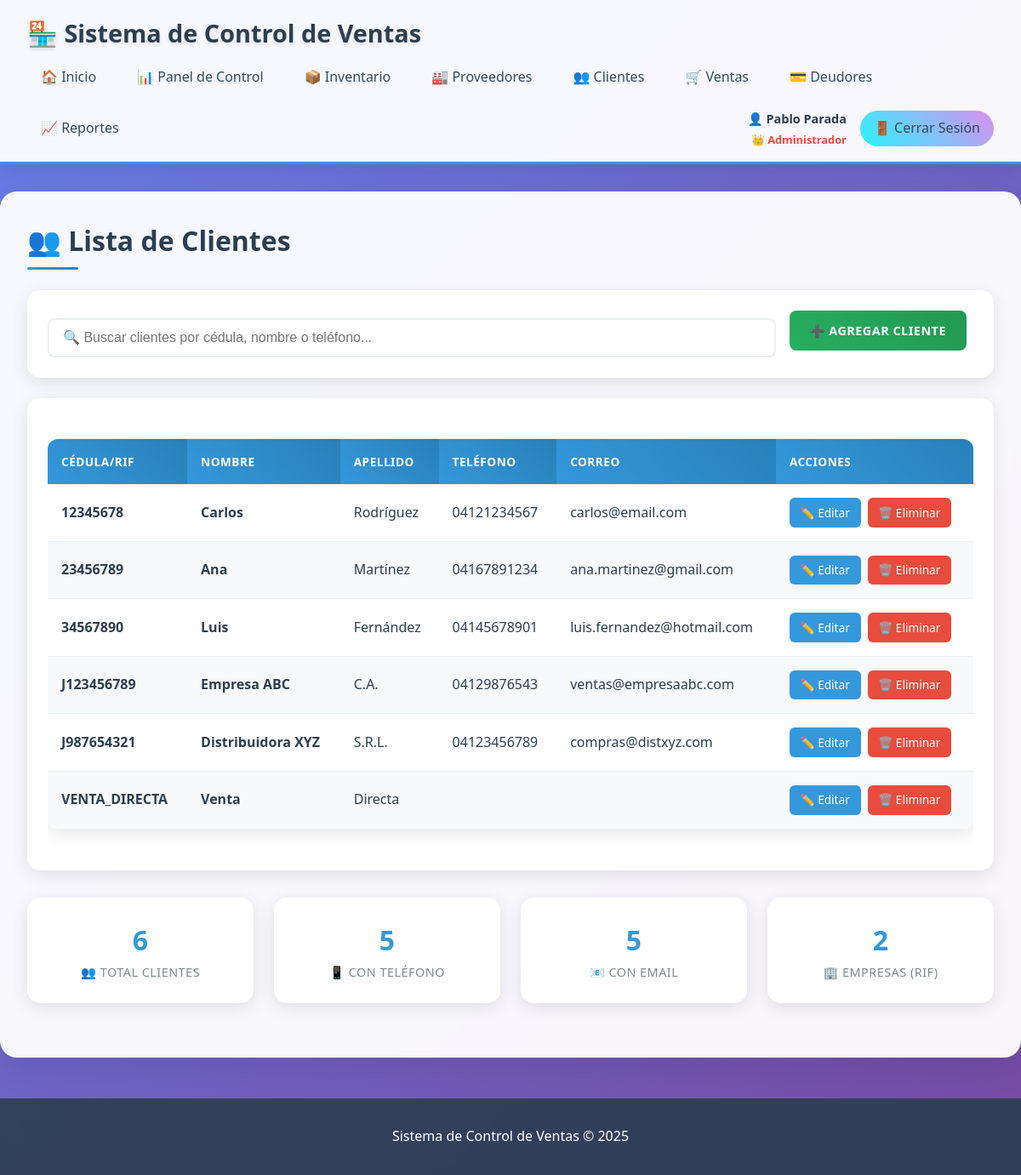
The page /index.php?action=clientes&method=list (signed in) on the database its author committed.
### tables this page shows
CREATE TABLE `cliente` (
  `Cedula_Rif` varchar(15) NOT NULL,
  `Nombre` varchar(50) NOT NULL,
  `Apellido` varchar(50) DEFAULT NULL,
  `Telefono` varchar(15) DEFAULT NULL,
  `Direccion` text DEFAULT NULL,
  `Correo` varchar(100) DEFAULT NULL,
  `Fecha_Registro` timestamp NOT NULL DEFAULT current_timestamp(),
  `Estado` enum('Activo','Inactivo') DEFAULT 'Activo',
  PRIMARY KEY (`Cedula_Rif`),
  KEY `idx_nombre` (`Nombre`),
  KEY `idx_telefono` (`Telefono`)
);

### controllers/ClientController.php (called while the page is built, shortened)
<?php
require_once 'models/ClientModel.php';
class ClientController {
    private $clientModel;
    public function __construct() {
        $database = new Database();
        $db = $database->getConnection();
        $this->clientModel = new ClientModel($db);
    }
    public function list() {
        $clients = $this->clientModel->getAllClients();
        require_once 'views/clientes/list.php';
    }
}
?>

### controllers/models/ClientModel.php (called while the page is built, shortened)
<?php
class ClientModel {
    private $conn;
    public function __construct($db) {
        $this->conn = $db;
    }
    public function getAllClients() {
        $query = "SELECT * FROM Cliente";
        $stmt = $this->conn->prepare($query);
        $stmt->execute();
        return $stmt->fetchAll(PDO::FETCH_ASSOC);
    }
}
?>

### views/clientes/list.php (the view, shortened to what this page needs)
<?php require_once 'views/layout/header.php'; ?>
<h2>👥 Lista de Clientes</h2>
<div class="search-container">
    <div class="search-row">
        <div>
            <input type="text" id="client-search" placeholder="🔍 Buscar clientes por cédula, nombre o teléfono..."
                   style="margin-bottom: 0;">
        </div>
        <div>
            <?php
            $isAdmin = isset($_SESSION['rol_nombre']) && strtolower($_SESSION['rol_nombre']) === 'administrador';
            $isVendedor = isset($_SESSION['rol_nombre']) && strtolower($_SESSION['rol_nombre']) === 'vendedor';
            if ($isAdmin || $isVendedor):
            ?>
            <a href="index.php?action=clientes&method=add" class="btn btn-success">➕ Agregar Cliente</a>
            <?php endif; ?>
        </div>
    </div>
</div>
<?php if (empty($clients)): ?>
    <div class="card" style="text-align: center; padding: 3rem;">
        <h3>👥 No hay clientes registrados</h3>
        <p style="color: #7f8c8d; margin: 1rem 0;">
            <?php if ($isAdmin || $isVendedor): ?>
                Comienza agregando tu primer cliente
            <?php else: ?>
                No hay clientes disponibles en el sistema
            <?php endif; ?>
        </p>
        <?php if ($isAdmin || $isVendedor): ?>
        <a href="index.php?action=clientes&method=add" class="btn btn-success">➕ Agregar Primer Cliente</a>
        <?php endif; ?>
    </div>
<?php else: ?>
    <div class="card">
        <div style="overflow-x: auto;">
            <table id="clients-table">
                <thead>
                    <tr>
                        <th>Cédula/RIF</th>
                        <th>Nombre</th>
                        <th>Apellido</th>
                        <th>Teléfono</th>
                        <th>Correo</th>
                        <th>Acciones</th>
                    </tr>
                </thead>
                <tbody>
                    <?php foreach ($clients as $client): ?>
                    <tr>
                        <td><strong><?php echo htmlspecialchars($client['Cedula_Rif']); ?></strong></td>
                        <td><strong><?php echo htmlspecialchars($client['Nombre']); ?></strong></td>
                        <td><?php echo htmlspecialchars($client['Apellido']); ?></td>
                        <td><?php echo htmlspecialchars($client['Telefono']); ?></td>
                        <td><?php echo htmlspecialchars($client['Correo']); ?></td>
                        <td>
                            <div class="action-links">
                                <?php if ($isAdmin || $isVendedor): ?>
                                <a href="index.php?action=clientes&method=edit&id=<?php echo urlencode($client['Cedula_Rif']); ?>"
                                   class="action-edit">✏️ Editar</a>
                                <?php endif; ?>
                                <?php if ($isAdmin): ?>
                                <a href="index.php?action=clientes&method=delete&id=<?php echo urlencode($client['Cedula_Rif']); ?>"
                                   class="action-delete"
                                   onclick="return confirm('⚠️ ¿Estás seguro de eliminar este cliente?\n\nCliente: <?php echo htmlspecialchars($client['Nombre'] . ' ' . $client['Apellido']); ?>\nCédula/RIF: <?php echo htmlspecialchars($client['Cedula_Rif']); ?>\n\nEsta acción no se puede deshacer.')">
                                   🗑️ Eliminar</a>
                                <?php endif; ?>
                            </div>
                        </td>
                    </tr>
                    <?php endforeach; ?>
                </tbody>
            </table>
        </div>
    </div>
    <div class="stats-grid" style="margin-top: 2rem;">
        <div class="stat-card">
            <span class="stat-number"><?php echo count($clients); ?></span>
            <span class="stat-label">👥 Total Clientes</span>
        </div>
        <div class="stat-card">
            <span class="stat-number"><?php echo count(array_filter($clients, function($c) { return !empty($c['Telefono']); })); ?></span>
            <span class="stat-label">📱 Con Teléfono</span>
        </div>
        <div class="stat-card">
            <span class="stat-number"><?php echo count(array_filter($clients, function($c) { return !empty($c['Correo']); })); ?></span>
            <span class="stat-label">📧 Con Email</span>
        </div>
        <div class="stat-card">
            <span class="stat-number"><?php echo count(array_filter($clients, function($c) { return strpos($c['Cedula_Rif'], 'J') === 0; })); ?></span>
            <span class="stat-label">🏢 Empresas (RIF)</span>
        </div>
    </div>
<?php endif; ?>
<?php require_once 'views/layout/footer.php'; ?>

### assets/css/style.css (style rules this page uses)
* { margin: 0; padding: 0; box-sizing: border-box; }
body { font-family: 'Segoe UI', Tahoma, Geneva, Verdana, sans-serif; line-height: 1.6; color: #2c3e50; background: linear-gradient(135deg, #667eea 0%, #764ba2 100%); min-height: 100vh; }
h2 { color: #2c3e50; margin-bottom: 1.5rem; font-size: 2rem; font-weight: 600; position: relative; padding-bottom: 0.5rem; }
h2::after { content: ''; position: absolute; bottom: 0; left: 0; width: 60px; height: 3px; background: linear-gradient(45deg, #3498db, #2980b9); border-radius: 2px; }
table { width: 100%; border-collapse: collapse; margin: 1.5rem 0; background: white; border-radius: 12px; overflow: hidden; box-shadow: 0 5px 20px rgba(0, 0, 0, 0.1); }
th { background: linear-gradient(45deg, #3498db, #2980b9); color: white; padding: 1rem; text-align: left; font-weight: 600; text-transform: uppercase; font-size: 0.85rem; letter-spacing: 0.5px; }
td { padding: 1rem; border-bottom: 1px solid #ecf0f1; transition: background-color 0.3s ease; }
tr:nth-child(even) { background-color: #f8f9fa; }
input, select, textarea { width: 100%; padding: 0.75rem 1rem; border: 2px solid #ecf0f1; border-radius: 8px; font-size: 1rem; transition: all 0.3s ease; background: white; }
button, .btn { background: linear-gradient(45deg, #3498db, #2980b9); color: white; border: none; padding: 0.75rem 1.5rem; border-radius: 8px; cursor: pointer; text-decoration: none; display: inline-block; font-weight: 600; font-size: 0.9rem; text-transform: uppercase; letter-spacing: 0.5px; transition: all 0.3s ease; margin-right: 0.5rem; margin-bottom: 0.5rem; }
.btn-success { background: linear-gradient(45deg, #27ae60, #229954); }
.card { background: white; border-radius: 15px; padding: 1.5rem; box-shadow: 0 5px 20px rgba(0, 0, 0, 0.1); margin-bottom: 1.5rem; transition: transform 0.3s ease; }
.search-container { background: white; padding: 1.5rem; border-radius: 15px; box-shadow: 0 5px 20px rgba(0, 0, 0, 0.1); margin-bottom: 1.5rem; }
.search-row { display: grid; grid-template-columns: 1fr auto; gap: 1rem; align-items: end; }
.stats-grid { display: grid; grid-template-columns: repeat(auto-fit, minmax(200px, 1fr)); gap: 1.5rem; margin: 2rem 0; }
.stat-card { background: white; padding: 1.5rem; border-radius: 15px; box-shadow: 0 5px 20px rgba(0, 0, 0, 0.1); text-align: center; transition: transform 0.3s ease; }
.stat-number { font-size: 2rem; font-weight: 700; color: #3498db; display: block; }
.stat-label { color: #7f8c8d; font-size: 0.9rem; text-transform: uppercase; letter-spacing: 0.5px; margin-top: 0.5rem; }
.action-links { display: flex; gap: 0.5rem; flex-wrap: wrap; }
.action-links a { padding: 0.4rem 0.8rem; border-radius: 6px; text-decoration: none; font-size: 0.85rem; font-weight: 500; transition: all 0.3s ease; }
.action-edit { background: #3498db; color: white; }
.action-delete { background: #e74c3c; color: white; }

### rows shown on the page
cliente: Cedula_Rif "12345678", Nombre "Carlos", Apellido "Rodríguez", Telefono "04121234567", Correo "carlos@email.com"
cliente: Cedula_Rif "23456789", Nombre "Ana", Apellido "Martínez", Telefono "04167891234", Correo "ana.martinez@gmail.com"
cliente: Cedula_Rif "34567890", Nombre "Luis", Apellido "Fernández", Telefono "04145678901", Correo "luis.fernandez@hotmail.com"
cliente: Cedula_Rif "J123456789", Nombre "Empresa ABC", Apellido "C.A.", Telefono "04129876543", Correo "ventas@empresaabc.com"
cliente: Cedula_Rif "J987654321", Nombre "Distribuidora XYZ", Apellido "S.R.L.", Telefono "04123456789", Correo "compras@distxyz.com"
cliente: Cedula_Rif "VENTA_DIRECTA", Nombre "Venta", Apellido "Directa"

### other values the page prints
$nombreCompleto "Pablo Parada"
$roleIcon "👑"
$_SESSION['rol_nombre'] "Administrador"
count($clients) "6"
